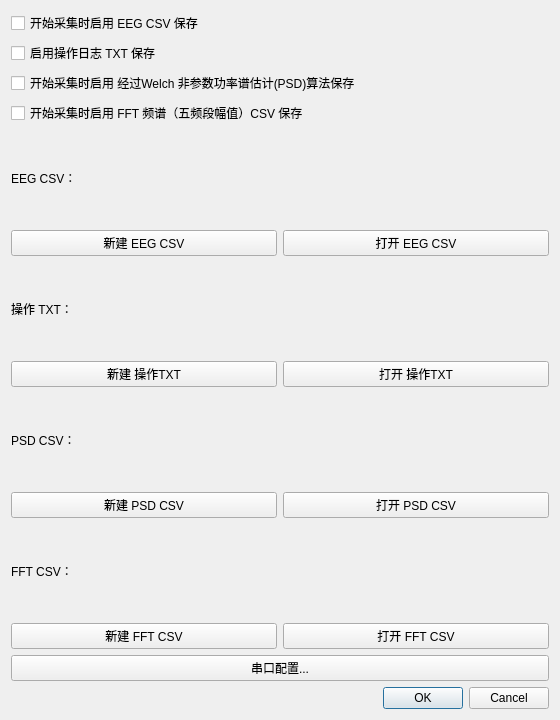
<?xml version="1.0" encoding="UTF-8"?>
<ui version="4.0">
 <class>SaveConfigDialog</class>
 <widget class="QDialog" name="SaveConfigDialog">
  <property name="geometry">
   <rect>
    <x>0</x>
    <y>0</y>
    <width>560</width>
    <height>720</height>
   </rect>
  </property>
  <property name="minimumSize">
   <size>
    <width>520</width>
    <height>0</height>
   </size>
  </property>
  <property name="windowTitle">
   <string>保存配置</string>
  </property>
  <layout class="QVBoxLayout" name="verticalLayout">
   <item>
    <widget class="QCheckBox" name="checkEnableCsv">
     <property name="text">
      <string>开始采集时启用 EEG CSV 保存</string>
     </property>
    </widget>
   </item>
   <item>
    <widget class="QCheckBox" name="checkEnableUiTxt">
     <property name="text">
      <string>启用操作日志 TXT 保存</string>
     </property>
    </widget>
   </item>
   <item>
    <widget class="QCheckBox" name="checkEnablePsd">
     <property name="text">
      <string>开始采集时启用 经过Welch 非参数功率谱估计(PSD)算法保存</string>
     </property>
    </widget>
   </item>
   <item>
    <widget class="QCheckBox" name="checkEnableFft">
     <property name="text">
      <string>开始采集时启用 FFT 频谱（五频段幅值）CSV 保存</string>
     </property>
    </widget>
   </item>
   <item>
    <widget class="QLabel" name="labelEegPath">
     <property name="text">
      <string>EEG CSV：</string>
     </property>
     <property name="wordWrap">
      <bool>true</bool>
     </property>
    </widget>
   </item>
   <item>
    <layout class="QHBoxLayout" name="horizontalLayoutEeg">
     <item>
      <widget class="QPushButton" name="btnNewEeg">
       <property name="text">
        <string>新建 EEG CSV</string>
       </property>
      </widget>
     </item>
     <item>
      <widget class="QPushButton" name="btnOpenEeg">
       <property name="text">
        <string>打开 EEG CSV</string>
       </property>
      </widget>
     </item>
    </layout>
   </item>
   <item>
    <widget class="QLabel" name="labelTxtPath">
     <property name="text">
      <string>操作 TXT：</string>
     </property>
     <property name="wordWrap">
      <bool>true</bool>
     </property>
    </widget>
   </item>
   <item>
    <layout class="QHBoxLayout" name="horizontalLayoutTxt">
     <item>
      <widget class="QPushButton" name="btnNewTxt">
       <property name="text">
        <string>新建 操作TXT</string>
       </property>
      </widget>
     </item>
     <item>
      <widget class="QPushButton" name="btnOpenTxt">
       <property name="text">
        <string>打开 操作TXT</string>
       </property>
      </widget>
     </item>
    </layout>
   </item>
   <item>
    <widget class="QLabel" name="labelPsdPath">
     <property name="text">
      <string>PSD CSV：</string>
     </property>
     <property name="wordWrap">
      <bool>true</bool>
     </property>
    </widget>
   </item>
   <item>
    <layout class="QHBoxLayout" name="horizontalLayoutPsd">
     <item>
      <widget class="QPushButton" name="btnNewPsd">
       <property name="text">
        <string>新建 PSD CSV</string>
       </property>
      </widget>
     </item>
     <item>
      <widget class="QPushButton" name="btnOpenPsd">
       <property name="text">
        <string>打开 PSD CSV</string>
       </property>
      </widget>
     </item>
    </layout>
   </item>
   <item>
    <widget class="QLabel" name="labelFftPath">
     <property name="text">
      <string>FFT CSV：</string>
     </property>
     <property name="wordWrap">
      <bool>true</bool>
     </property>
    </widget>
   </item>
   <item>
    <layout class="QHBoxLayout" name="horizontalLayoutFft">
     <item>
      <widget class="QPushButton" name="btnNewFft">
       <property name="text">
        <string>新建 FFT CSV</string>
       </property>
      </widget>
     </item>
     <item>
      <widget class="QPushButton" name="btnOpenFft">
       <property name="text">
        <string>打开 FFT CSV</string>
       </property>
      </widget>
     </item>
    </layout>
   </item>
   <item>
    <widget class="QPushButton" name="btnSerialCfg">
     <property name="text">
      <string>串口配置...</string>
     </property>
    </widget>
   </item>
   <item>
    <widget class="QDialogButtonBox" name="buttonBox">
     <property name="orientation">
      <enum>Qt::Orientation::Horizontal</enum>
     </property>
     <property name="standardButtons">
      <set>QDialogButtonBox::StandardButton::Cancel|QDialogButtonBox::StandardButton::Ok</set>
     </property>
    </widget>
   </item>
  </layout>
 </widget>
 <resources/>
 <connections>
  <connection>
   <sender>buttonBox</sender>
   <signal>accepted()</signal>
   <receiver>SaveConfigDialog</receiver>
   <slot>accept()</slot>
  </connection>
  <connection>
   <sender>buttonBox</sender>
   <signal>rejected()</signal>
   <receiver>SaveConfigDialog</receiver>
   <slot>reject()</slot>
  </connection>
 </connections>
</ui>
